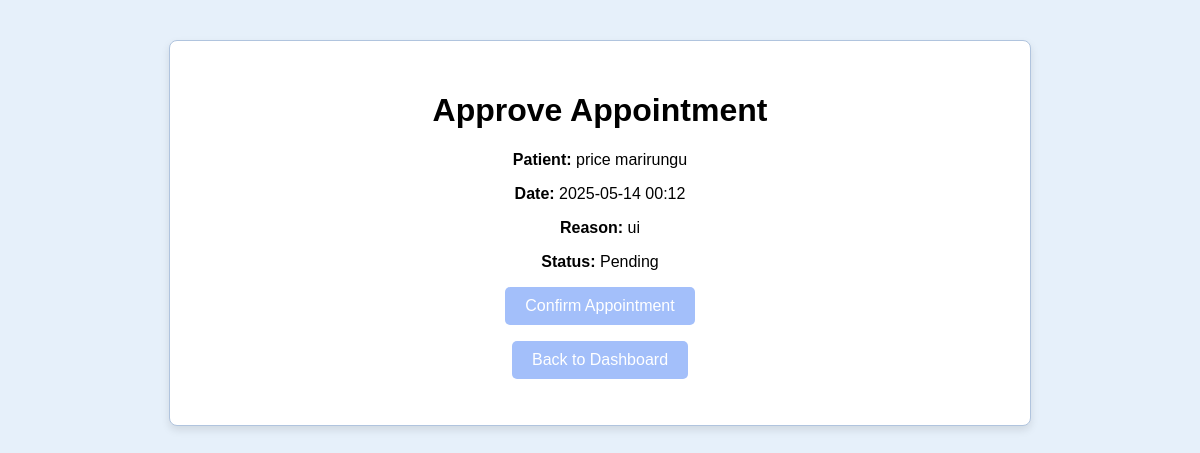
The page /appointment/approve/2/ (signed in) on the database its author committed.
### appointment_app/models.py (models this page shows, shortened)
class Appointment(models.Model):
    patient = models.ForeignKey(
        User,
        on_delete=models.SET_NULL,
        null=True,
        related_name='patient_appointments'
    )
    doctor = models.ForeignKey(
        Doctor,
        on_delete=models.SET_NULL,
        null=True,
        related_name='doctor_appointments'
    )
    date_time = models.DateTimeField()
    status = models.CharField(
        max_length=20,
        choices=[
            ('pending', 'Pending'),
            ('confirmed', 'Confirmed'),
            ('completed', 'Completed'),
            ('cancelled', 'Cancelled'),
        ],
        default='pending',
        help_text="Current status of the appointment."
    )
    purpose = models.TextField(blank=True, null=True)
    created_at = models.DateTimeField(auto_now_add=True)
    updated_at = models.DateTimeField(auto_now=True)
    class Meta:
        db_table = 'appointments'
        verbose_name = 'Appointment'
        verbose_name_plural = 'Appointments'

### auth_application/models.py (models this page shows, shortened)
class User(AbstractBaseUser, PermissionsMixin):
    email = models.EmailField(unique=True)
    first_name = models.CharField(max_length=50)
    last_name = models.CharField(max_length=50)
    phone = models.CharField(max_length=20, blank=True, null=True)
    role = models.CharField(
        max_length=20,
        choices=[
            ('patient', 'Patient'),
            ('doctor', 'Doctor'),
            ('admin', 'Admin')
        ],
        default='patient'
    )
    is_active = models.BooleanField(default=True)
    is_staff = models.BooleanField(default=False)
    created_at = models.DateTimeField(auto_now_add=True)
    updated_at = models.DateTimeField(auto_now=True)
    groups = models.ManyToManyField(
        'auth.Group',
        related_name='auth_application_user_groups',
        blank=True,
        help_text='The groups this user belongs to.',
        verbose_name='groups',
    )
    user_permissions = models.ManyToManyField(
        'auth.Permission',
        related_name='auth_application_user_permissions',
        blank=True,
        help_text='Specific permissions for this user.',
        verbose_name='user permissions',
    )
    objects = UserManager()
    USERNAME_FIELD = 'email'
    REQUIRED_FIELDS = ['first_name', 'last_name', 'role']
    class Meta:
        db_table = 'users'

### appointment_app/views.py (the view, shortened to what this page needs)
# urls.py: path('approve/<int:appointment_id>/', views.approve_appointment, name='approve_appointment'),
@login_required
def approve_appointment(request, appointment_id):
    if request.user.role != 'doctor':
        messages.error(request, 'Only doctors can approve appointments.')
        return redirect('appointment_app:dashboard')
    doctor = Doctor.objects.get(user=request.user)
    appointment = get_object_or_404(Appointment, id=appointment_id, doctor=doctor)
    return render(request, 'approve_appointment.html', {'appointment': appointment})

### MediHubs/templates/auth_application/approve_appointment.html (shortened to what this page needs)
<!DOCTYPE html>
<html>
<head>
</head>
<body>
    <div class="container">
        <h1>Approve Appointment</h1>
        <p><strong>Patient:</strong> {{ appointment.patient.first_name }} {{ appointment.patient.last_name }}</p>
        <p><strong>Date:</strong> {{ appointment.date_time|date:"Y-m-d H:i" }}</p>
        <p><strong>Reason:</strong> {{ appointment.purpose }}</p>
        <p><strong>Status:</strong> {{ appointment.status|title }}</p>
        {% if appointment.status == 'pending' %}
            <form method="post">
                <button type="submit" class="button">Confirm Appointment</button>
            </form>
        {% else %}
            <p>This appointment cannot be confirmed.</p>
        {% endif %}
        <p><a href="{% url 'appointment_app:dashboard' %}" class="button">Back to Dashboard</a></p>
    </div>
</body>
</html>

### MediHubs/templates/auth_application/approve_appointment.html (style rules this page uses)
body { font-family: 'poppins', sans-serif; margin: 0; background-color: #E6F0FA; background-image: url('https://example.com/keyboard-image.jpg'); background-size: cover; background-position: center; background-opacity: 0.2; }
.container { max-width: 800px; margin: 40px auto; background-color: #FFFFFF; padding: 30px; border-radius: 8px; border: 1px solid #B0C4DE; box-shadow: 0 4px 8px rgba(0, 0, 0, 0.1); text-align: center; }
.button { display: inline-block; padding: 10px 20px; background-color: #A3BFFA; color: #FFFFFF; text-decoration: none; border-radius: 5px; font-size: 16px; margin: 0 10px; transition: background-color 0.3s; border: none; cursor: pointer; }

### rows shown on the page
Appointment: patient.first_name "price", patient.last_name "marirungu", date_time "2025-05-14 00:12", purpose "ui", status "Pending"
